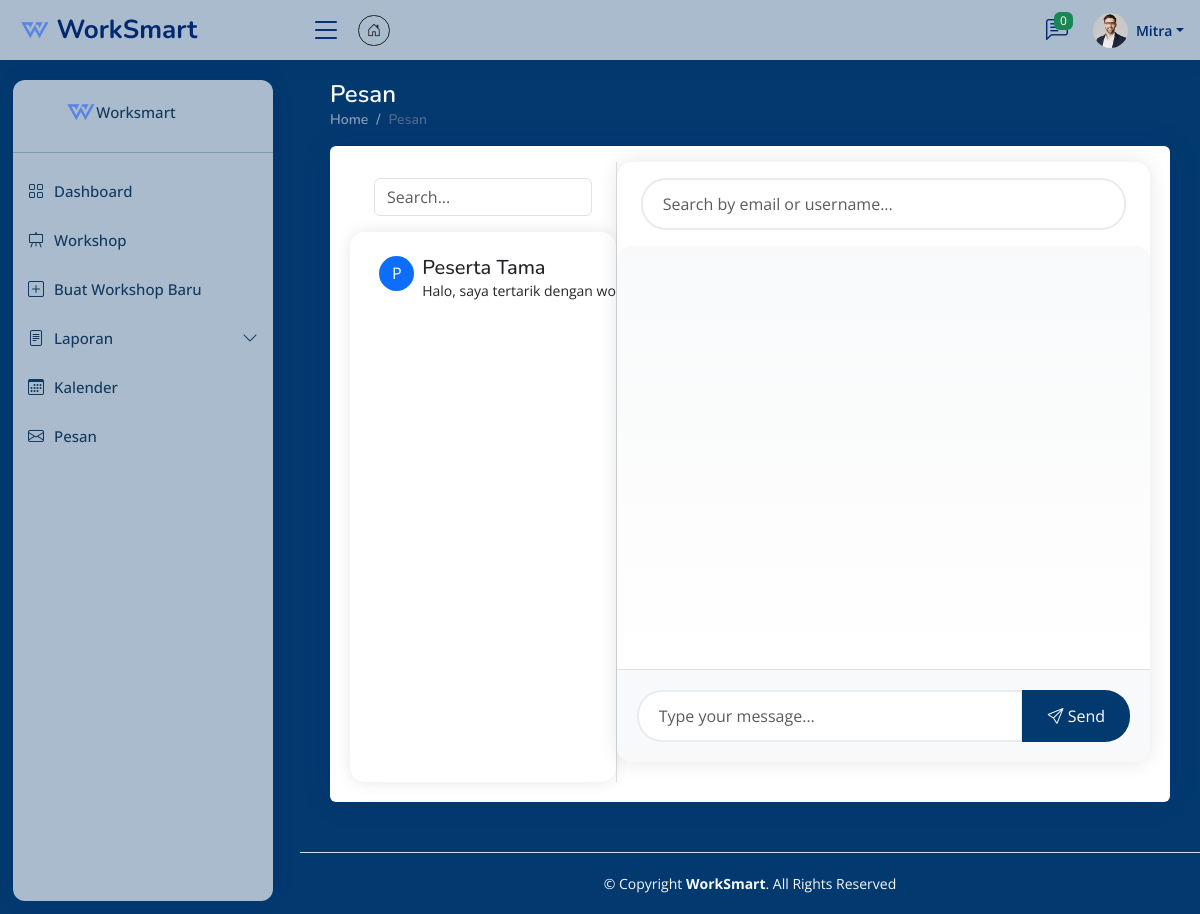
/pages/pesan.php (signed in), run on the app's committed database.
### tables this page shows
CREATE TABLE `users` (
  `user_id` int(11) NOT NULL,
  `username` varchar(50) NOT NULL,
  `password` varchar(255) NOT NULL,
  `first_name` varchar(50) NOT NULL,
  `last_name` varchar(50) NOT NULL,
  `email` varchar(100) NOT NULL,
  `phone` varchar(16) NOT NULL,
  `role` enum('admin','mitra','user') NOT NULL,
  `created_at` timestamp NOT NULL DEFAULT current_timestamp(),
  `updated_at` timestamp NOT NULL DEFAULT current_timestamp() ON UPDATE current_timestamp()
);

### controllers/function.php (called while the page is built, shortened)
<?php
function getChatContacts($user_id) {
    require '../databases/database.php';
    $sql = "SELECT DISTINCT
            u.user_id,
            u.first_name,
            u.last_name,
            u.role,
            u.username,
            (SELECT message
             FROM chats
             WHERE (sender_id = u.user_id AND receiver_id = ?)
                OR (sender_id = ? AND receiver_id = u.user_id)
             ORDER BY sent_at DESC
             LIMIT 1) as last_message,
            (SELECT sent_at
             FROM chats
             WHERE (sender_id = u.user_id AND receiver_id = ?)
                OR (sender_id = ? AND receiver_id = u.user_id)
             ORDER BY sent_at DESC
             LIMIT 1) as last_message_time,
            (SELECT COUNT(*)
             FROM chats
             WHERE sender_id = u.user_id
             AND receiver_id = ?
             AND is_read = 0) as unread_count
            FROM users u
            JOIN chats c ON u.user_id = c.sender_id OR u.user_id = c.receiver_id
            WHERE (c.sender_id = ? OR c.receiver_id = ?)
            AND u.user_id != ?
            GROUP BY u.user_id
            ORDER BY last_message_time DESC";
    $stmt = $conn->prepare($sql);
    $stmt->bind_param("iiiiiiii", $user_id, $user_id, $user_id, $user_id, $user_id, $user_id, $user_id, $user_id);
    $stmt->execute();
    return $stmt->get_result()->fetch_all(MYSQLI_ASSOC);
}
?>

### pages/pesan.php (the view, shortened to what this page needs)
<?php
require '../controllers/function.php';
$user_id = $_SESSION['user_id'];
$contacts = getChatContacts($user_id);
?>
<!DOCTYPE html>
<html lang="en">
<head>
  <link href="assets/vendor/bootstrap/css/bootstrap.min.css" rel="stylesheet">
  <link href="assets/vendor/bootstrap-icons/bootstrap-icons.css" rel="stylesheet">
  <link href="assets/vendor/boxicons/css/boxicons.min.css" rel="stylesheet">
  <link href="assets/vendor/quill/quill.snow.css" rel="stylesheet">
  <link href="assets/vendor/quill/quill.bubble.css" rel="stylesheet">
  <link href="assets/vendor/remixicon/remixicon.css" rel="stylesheet">
  <link href="https://cdn.datatables.net/1.11.5/css/dataTables.bootstrap5.min.css" rel="stylesheet">
  <link href="https://cdn.datatables.net/responsive/2.2.9/css/responsive.bootstrap5.min.css" rel="stylesheet">
  <link href="https://cdn.datatables.net/buttons/2.2.2/css/buttons.bootstrap5.min.css" rel="stylesheet">
  <link href="assets/css/style.css" rel="stylesheet">
  <link href="assets/css/brand.css" rel="stylesheet">
</head>
<body>
  <?php require 'header.php'; ?>
  <?php require 'sidebar.php'; ?>
  <main id="main" class="main brand-bg-color">
    <div class="pagetitle">
      <h1 class="text-light">Pesan</h1>
      <nav>
        <ol class="breadcrumb">
          <li class="breadcrumb-item"><a href="dashboard.php">Home</a></li>
          <li class="breadcrumb-item active">Pesan</li>
        </ol>
      </nav>
    </div>
<section class="section dashboard">
            <div class="row">
            <div class="col-lg-12">
                <div class="card">
                    <div class="card-body">
                        <div class="row g-0 mt-3">
                            <div class="col-12 col-lg-4 border-end">
                                <div class="px-4 d-none d-md-block">
                                    <div class="d-flex align-items-center">
                                        <div class="flex-grow-1">
                                            <input type="text" class="form-control my-3" placeholder="Search...">
                                        </div>
                                    </div>
                                </div>
                                <div class="chat-contacts">
                                    <?php foreach($contacts as $contact): ?>
                                        <a href="#" class="list-group-item list-group-item-action border-0 contact-item"
                                        data-user-id="<?= $contact['user_id'] ?>">
                                            <div class="d-flex align-items-start">
                                            <div class="rounded-circle bg-primary text-white d-flex align-items-center justify-content-center me-2" style="width: 35px; height: 35px;">
                                                <?= strtoupper(substr($contact['first_name'], 0, 1)) ?>
                                            </div>
                                                <div class="flex-grow-1">
                                                    <div class="d-flex justify-content-between align-items-center">
                                                        <h5 class="mb-0 text-dark"><?= $contact['first_name'] . ' ' . $contact['last_name'] ?></h5>
                                                    </div>
                                                    <div class="d-flex justify-content-between">
                                                        <small class="text-truncate"><?= $contact['last_message'] ?></small>
                                                    </div>
                                                </div>
                                            </div>
                                        </a>
                                    <?php endforeach; ?>
                                </div>
                            </div>
                            <div class="col-12 col-lg-8">
                                <div class="chat-area d-flex flex-column" style="height: 600px;">
                                <div class="px-4 d-md-block">
                                    <div class="d-flex align-items-center">
                                        <div class="flex-grow-1">
                                            <input type="text" class="form-control my-3" id="user-search"
                                                placeholder="Search by email or username...">
                                        </div>
                                    </div>
                                </div>
                                    <div class="chat-messages p-4 flex-grow-1" style="overflow-y: auto;">
                                    </div>
                                    <div class="chat-input px-4 py-3 border-top">
                                        <div class="input-group">
                                            <input type="text" class="form-control" id="message-input" placeholder="Type your message...">
                                            <button class="btn brand-btn" type="button" id="send-message"><i class="bi bi-send"></i> Send</button>
                                        </div>
                                    </div>
                                </div>
                            </div>
                        </div>
                    </div>
                </div>
            </div>
        </div>
    </section>
  </main>
  <footer id="footer" class="footer brand-bg-color">
    <div class="copyright text-light">
      © Copyright <strong><span>WorkSmart</span></strong>. All Rights Reserved
    </div>
  </footer>
</body>
</html>

### pages/assets/css/style.css (style rules this page uses)
:root { scroll-behavior: smooth; }
body { font-family: "Open Sans", sans-serif; background: #02396f!important; color: #02396f!important; }
a { color: #275f96; text-decoration: none; }
h1, h2, h3, h4, h5, h6 { font-family: "Nunito", sans-serif; }
#main { margin-top: 60px; padding: 20px 30px; transition: all 0.3s; }
.pagetitle { margin-bottom: 10px; }
.pagetitle h1 { font-size: 24px; margin-bottom: 0; font-weight: 600; color: #012970; }
.card { margin-bottom: 30px; border: none; box-shadow: 0px 0 30px rgba(1, 41, 112, 0.1); }
.card-body { padding: 0 20px 20px 20px; }
.breadcrumb { font-size: 14px; font-family: "Nunito", sans-serif; color: #899bbd; font-weight: 600; }
.breadcrumb a { color: #899bbd; transition: 0.3s; }
.breadcrumb .breadcrumb-item::before { color: #899bbd; }
.breadcrumb .active { color: #51678f; font-weight: 600; }
@media (min-width: 1200px) { #main, #footer { margin-left: 300px; } }
.footer { padding: 20px 0; font-size: 14px; transition: all 0.3s; border-top: 1px solid #cddfff; }
.footer .copyright { text-align: center; color: #012970; }

### pages/assets/css/brand.css (style rules this page uses)
.brand-bg-color { background-color: #02396f!important; }
.brand-btn { background-color: #02396f; color: white; border: none; padding: 10px 20px; border-radius: 5px; cursor: pointer; transition: all 0.3s ease; }
h1,h2,h3,h4,h5,p { color: white; }

### pages/pesan.php (style rules this page uses)
.chat-contacts { height: 550px; overflow-y: auto; border-radius: 15px; box-shadow: 0 0 15px rgba(0,0,0,0.1); }
.contact-item { padding: 1.2rem; transition: all 0.3s ease; border-radius: 10px; margin: 5px 10px; }
.chat-area { background-color: #ffffff; border-radius: 15px; box-shadow: 0 0 20px rgba(0,0,0,0.1); }
.chat-input { background-color: #f8f9fa; border-radius: 0 0 15px 15px; padding: 20px !important; }
.chat-input .form-control { border-radius: 25px; padding: 12px 20px; border: 2px solid #e9ecef; transition: all 0.3s ease; }
.chat-input .btn { border-radius: 25px; padding: 10px 25px; margin-left: 10px; transition: all 0.3s ease; }
#user-search { border-radius: 25px; padding: 12px 20px; border: 2px solid #e9ecef; transition: all 0.3s ease; }
.chat-messages { padding: 20px; background: linear-gradient(to bottom, #f8f9fa, #ffffff); border-radius: 15px; }
.rounded-circle { width: 35px; height: 35px; min-width: 35px; flex-shrink: 0; aspect-ratio: 1; }

### data on the page
users: first_name "P", first_name "Peserta", last_name "Tama", last_message "Halo, saya tertarik dengan…"

### other printed values
$_SESSION['first_name'] "Mitra"
